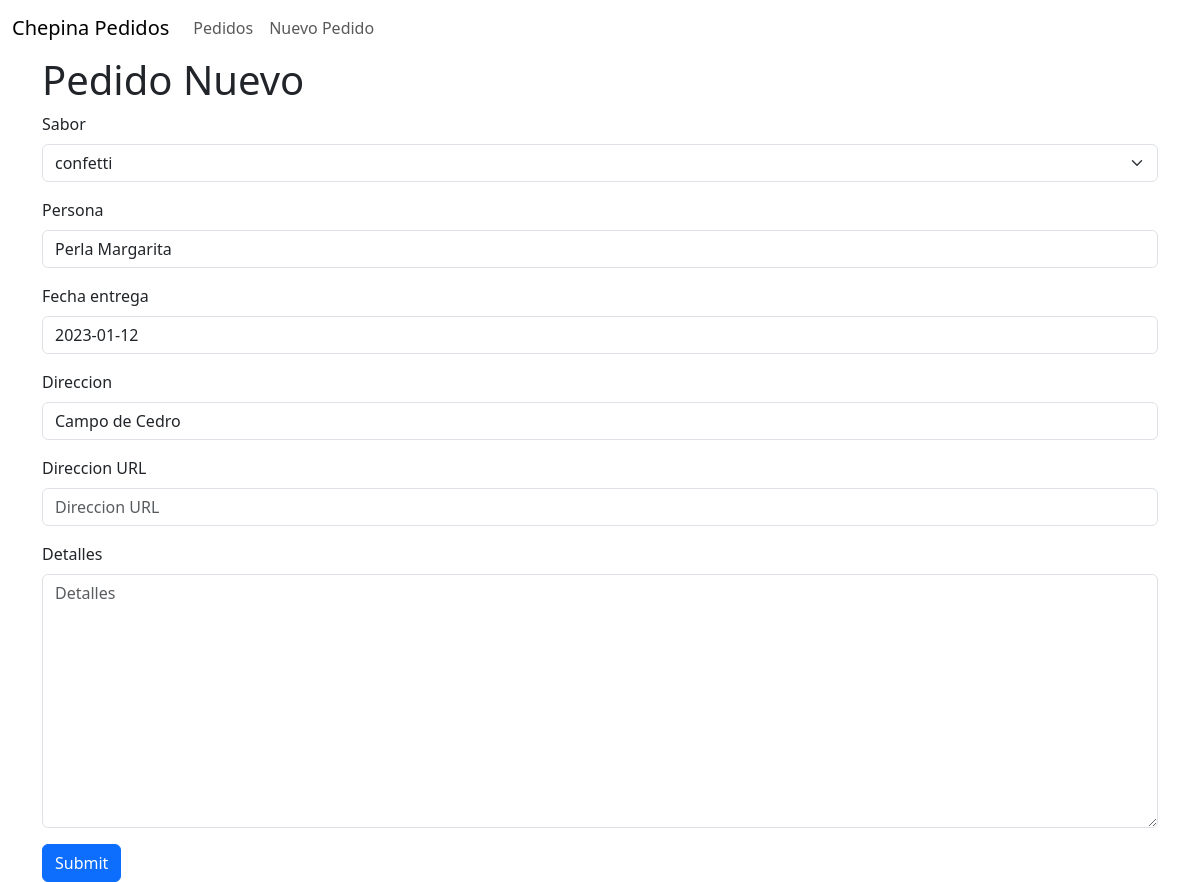
Screenshot of /cakes/pedido/5/update/ with the database file from the repository.
### Cakes/models.py (models this page shows, shortened)
class Pedidos(models.Model):
    sabor_Choices = (('Chocolate', 'chocolate'),
                     ('Vainilla', 'vainilla'),
                     ('Confetti', 'confetti'),
                     )
    sabor = models.CharField(max_length=208,choices=sabor_Choices)
    persona = models.CharField(max_length=208)
    fecha_pedido = models.DateField(default=timezone.now)
    fecha_entrega = models.DateField(blank=False, null=False)
    direccion = models.CharField(max_length=200)
    direccion_URL = models.URLField(blank=True, null=True)
    detalles = models.TextField(blank=True, null=True)
    entre = models.BooleanField(default=False)

### Cakes/views.py (the view)
# urls.py: re_path(r'^pedido/(?P<pk>\d+)/update/$', views.PedidoUpdateView.as_view(), name='pedidos_update'),
class PedidoUpdateView(UpdateView):
    form_class = forms.Form
    model = models.Pedidos

### Cakes/forms.py
class Form(forms.ModelForm):
    class Meta():
        model = models.Pedidos
        fields = ('sabor', 'persona','fecha_entrega', 'direccion', 'direccion_URL', 'detalles',)
        widgets = {
            'fecha_entrega': DatePickerInput()
        }

### templates/Cakes/pedidos_form.html (shortened to what this page needs)
<!DOCTYPE html>
{% include 'Cakes/base.html' %}
{% load bootstrap5 %}
{% bootstrap_css %}
{% block content %}
<div class='container'>
    <h1>Pedido Nuevo</h1>
    <form class='form' method='POST'>
        {% bootstrap_form form %}
        {% buttons %}
        <button type='submit' class='btn btn-primary'>Submit</button>
        {% endbuttons %}
    </form>
</div>
{% endblock content %}

### rows the page displays
Pedidos: sabor "confetti", persona "Perla Margarita", fecha_entrega "2023-01-12", direccion "Campo de Cedro"
